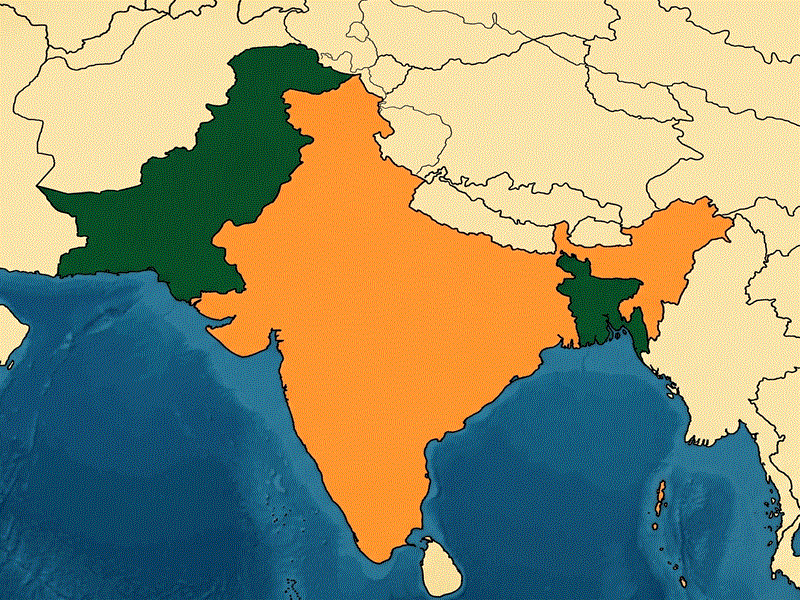
#> input picture map.gif, 800 x 600 px, given in place of map.png, which was not available
$ python map_generator.py
#> lines starting #> are read from the running program, lines starting #| are printed output that depends on the picture; after the words box and inside, x2 and y2 are one past the last pixel; in counts of white or black regions, pixels touching at a corner belong together; pictures that were not available may be replaced by others from this repository, and a replacement may not be noted
import cv2
import numpy as np
import json


def generate_vector_map(image_path="map.png", output_json="map_data.json"):
    # Load map image
#> called with image_path = 'map.png', output_json = 'map_data.json'
    img = cv2.imread(image_path, cv2.IMREAD_GRAYSCALE)
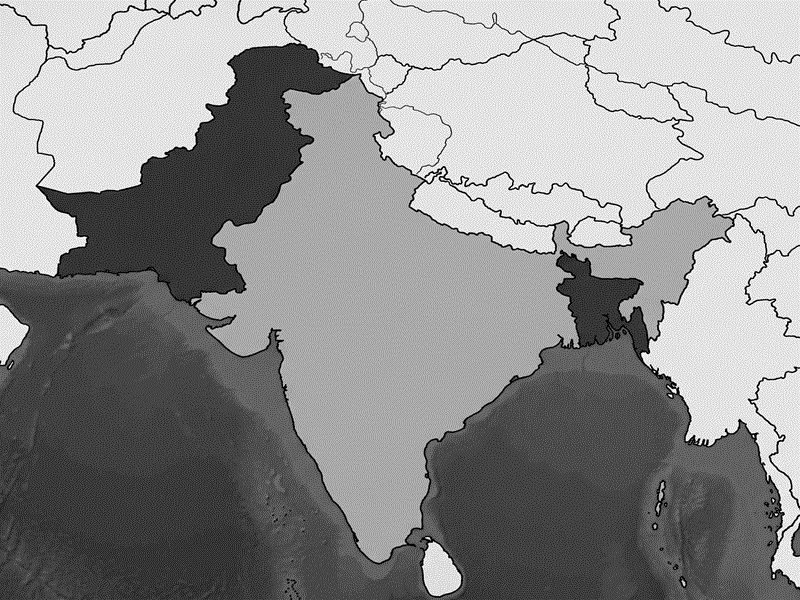
#> img: shape (600, 800); min 0, max 255, mean 143.5
    if img is None:
        print(f"Error: Could not find '{image_path}'. Place an image in your project folder.")
        return

    # 1. Week 10: Image Segmentation (Thresholding)
    _, thresh = cv2.threshold(img, 200, 255, cv2.THRESH_BINARY_INV)
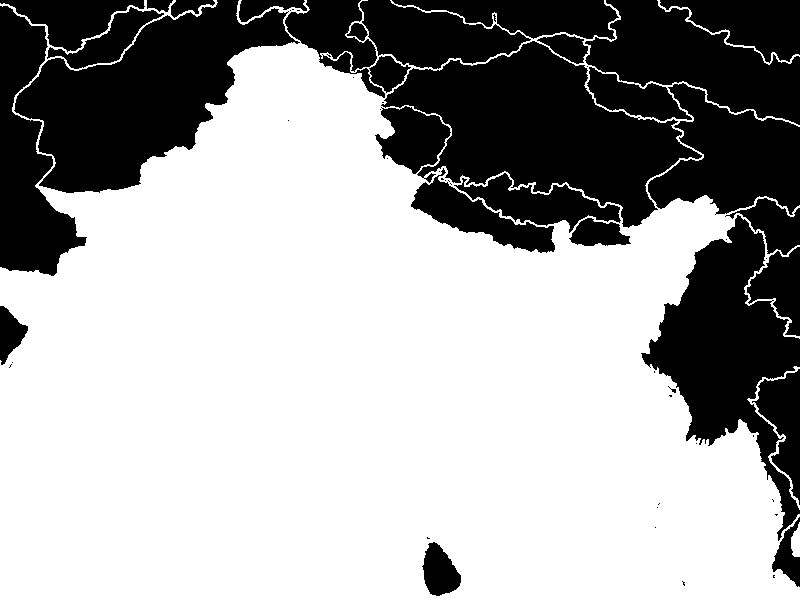
#> thresh: shape (600, 800); 64.9% white; 62 black regions (33 under 20 px), largest, box (x1, y1, x2, y2) and area: (381, 41, 702, 228) 27907, (14, 0, 300, 193) 26292, (641, 215, 800, 541) 19950

    # 2. Week 11: Morphological Operations (Closing to fill small gaps)
    kernel = np.ones((3, 3), np.uint8)
    clean_map = cv2.morphologyEx(thresh, cv2.MORPH_CLOSE, kernel)
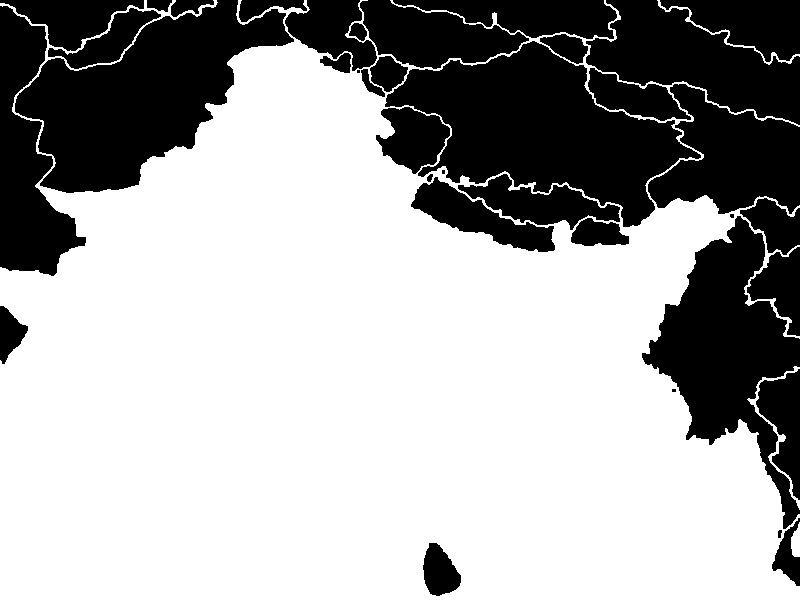
#> clean_map: shape (600, 800); 65.1% white; 37 black regions (4 under 20 px), largest, box (x1, y1, x2, y2) and area: (385, 41, 701, 227) 27782, (15, 0, 294, 193) 26242, (642, 216, 800, 529) 19790

    # 3. Week 9: Canny Edge Detection
    edges = cv2.Canny(clean_map, 100, 200)
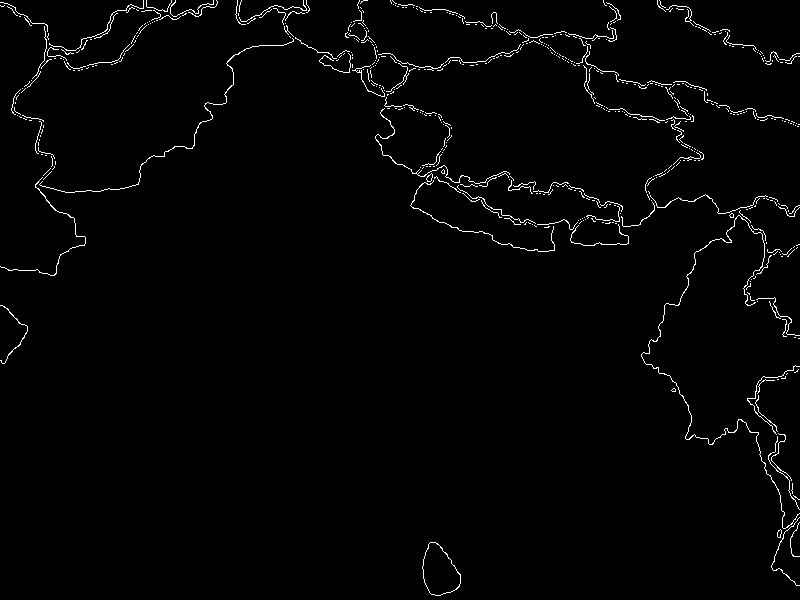
#> edges: shape (600, 800); 1.7% white in thin lines or dots

    # 4. Extract pixel coordinates
    y_coords, x_coords = np.where(edges > 0)
#> y_coords = 7967 values from 0 to 595; x_coords = 7967 values, max 799 at index 1947, min 0 at index 39, mean 480.5

    height, width = edges.shape
#> height = 600; width = 800
    coordinates = []

    # Downsample points (every 4th point) to keep rendering fast in Turtle
    for i in range(0, len(x_coords), 1):  # Now it reads every pixel
        # Normalize coordinates so origin (0,0) is in the center
        norm_x = int(x_coords[i] - (width / 2))
        norm_y = int((height / 2) - y_coords[i])  # Flip Y for graphics coordinate system
        coordinates.append((norm_x, norm_y))
#> this loop made 7967 passes
#> (norm_x, norm_y) on passes 1 to 3: (-257, 300), (-254, 300), (-229, 300)
#> after the loop, coordinates = 7967 pairs, first value -400 to 399, second value -295 to 300

    # Save vectors to map_data.json
    with open(output_json, 'w') as f:
        json.dump(coordinates, f)

    print(f"Success! Extracted {len(coordinates)} vector points into '{output_json}'.")
#| Success! Extracted 7967 vector points into 'map_data.json'.


if __name__ == "__main__":
    generate_vector_map()

$ run again, with Curjon_Hall (1).jpg saved as map.gif
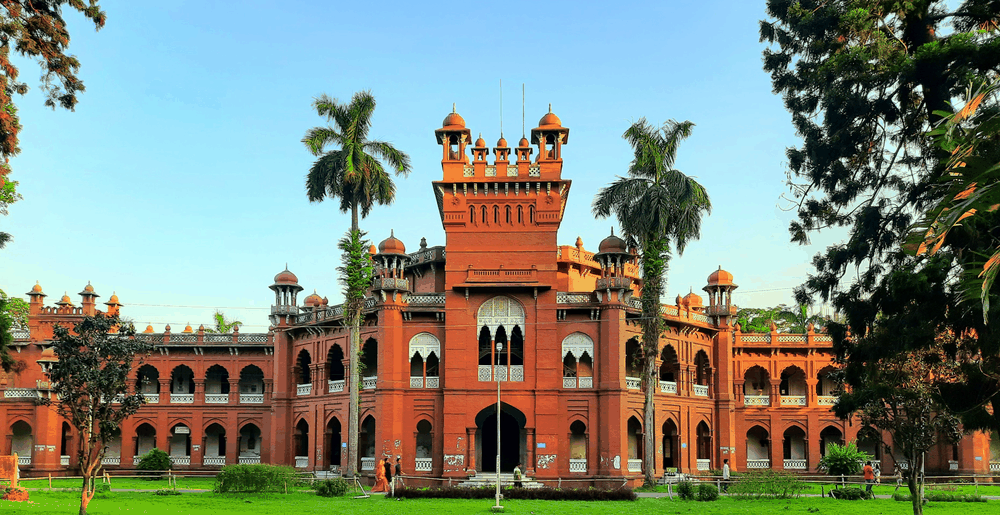
#> input picture Curjon_Hall (1).jpg, 1000 x 515 px, shrunk from 3723 x 1919 before the run, given in place of map.png, which was not available
#> in generate_vector_map, `_, thresh = cv2.threshold(img, 200, 255, cv2.THRESH_BINARY_INV)`:
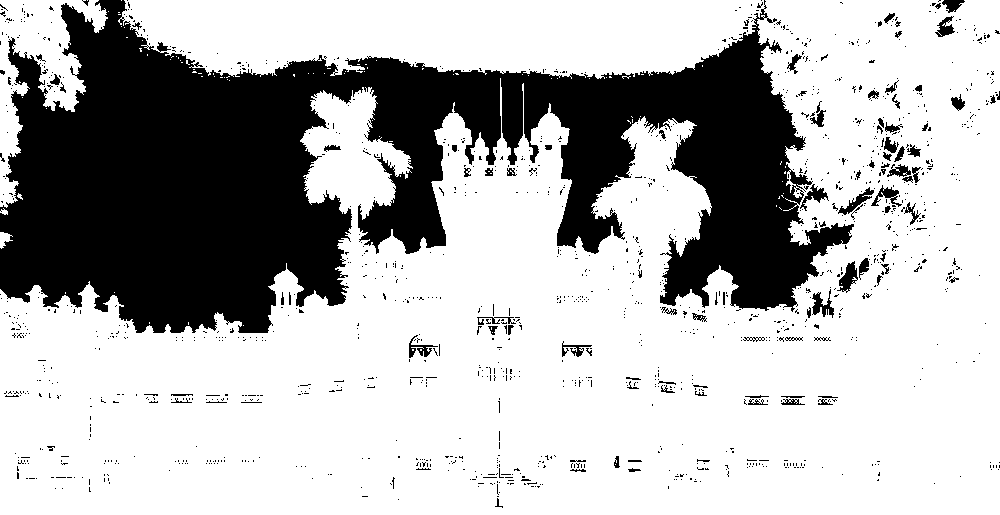
#> thresh: shape (515, 1000); 70.9% white; 1357 black regions (1261 under 20 px), largest, box (x1, y1, x2, y2) and area: (0, 0, 854, 333) 140086, (837, 261, 858, 293) 321, (812, 289, 834, 318) 287
#> clean_map: shape (515, 1000); 72.6% white; 92 black regions (45 under 20 px), largest, box (x1, y1, x2, y2) and area: (0, 0, 854, 333) 137410, (839, 263, 857, 290) 263, (813, 294, 834, 315) 235
#> in generate_vector_map, `edges = cv2.Canny(clean_map, 100, 200)`:
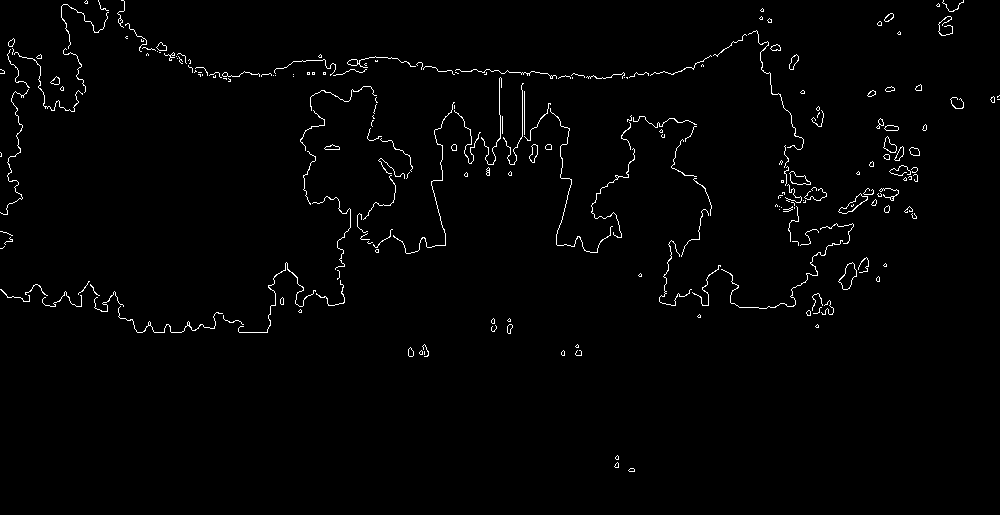
#> edges: shape (515, 1000); 1.5% white in thin lines or dots
#> y_coords = 7504 values from 0 to 471; x_coords = 7504 values, max 999 at index 2021, min 0 at index 1129, mean 503.6
#> the loop in generate_vector_map, `for i in range(0, len(x_coords), 1):` made 7504 passes
#> (norm_x, norm_y) on passes 1 to 3: (-414, 257), (-402, 257), (-379, 257)
#> after the loop in generate_vector_map, `for i in range(0, len(x_coords), 1):`: coordinates = 7504 pairs, first value -500 to 499, second value -213 to 257
#| Success! Extracted 7504 vector points into 'map_data.json'.

$ run again, with partison_meeting.png saved as map.gif
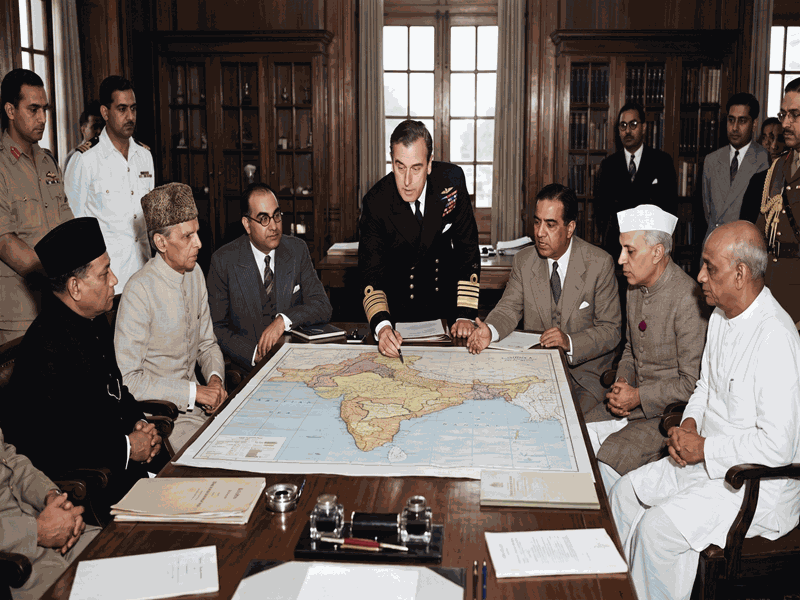
#> input picture partison_meeting.png, 800 x 600 px, given in place of map.png, which was not available
#> in generate_vector_map, `_, thresh = cv2.threshold(img, 200, 255, cv2.THRESH_BINARY_INV)`:
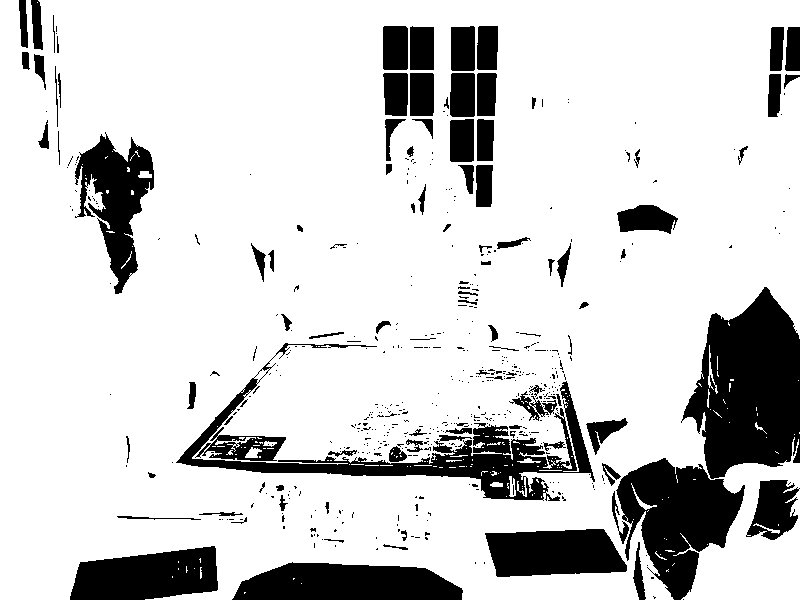
#> thresh: shape (600, 800); 82.2% white; 537 black regions (433 under 20 px), largest, box (x1, y1, x2, y2) and area: (681, 287, 800, 479) 15153, (176, 343, 595, 501) 10274, (616, 458, 745, 600) 9907
#> clean_map: shape (600, 800); 83.3% white; 135 black regions (41 under 20 px), largest, box (x1, y1, x2, y2) and area: (683, 287, 800, 479) 14960, (617, 458, 745, 600) 9823, (233, 563, 463, 600) 6959
#> in generate_vector_map, `edges = cv2.Canny(clean_map, 100, 200)`:
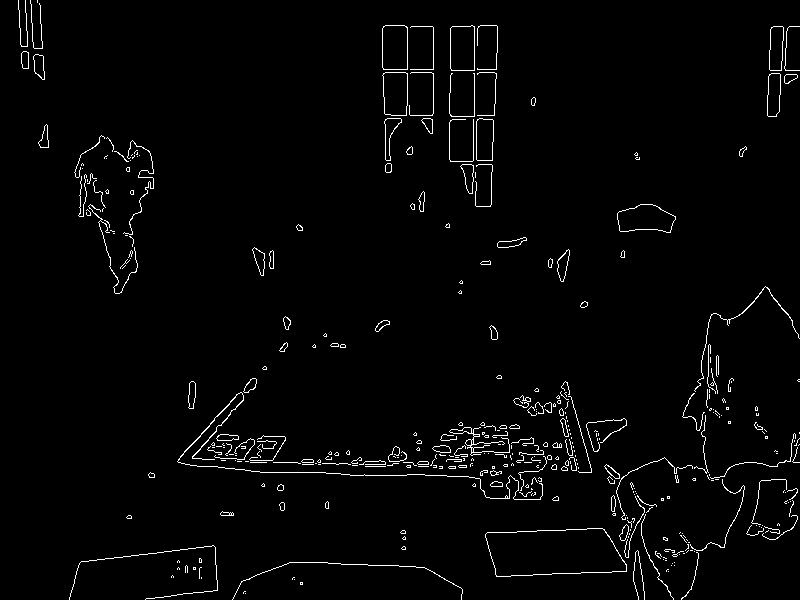
#> edges: shape (600, 800); 2.2% white in thin lines or dots
#> y_coords = 10442 values from 0 to 599; x_coords = 10442 values, max 799 at index 217, min 18 at index 0, mean 451.2
#> the loop in generate_vector_map, `for i in range(0, len(x_coords), 1):` made 10442 passes
#> (norm_x, norm_y) on passes 1 to 3: (-382, 300), (-375, 300), (-370, 300)
#> after the loop in generate_vector_map, `for i in range(0, len(x_coords), 1):`: coordinates = 10442 pairs, first value -382 to 399, second value -299 to 300
#| Success! Extracted 10442 vector points into 'map_data.json'.
